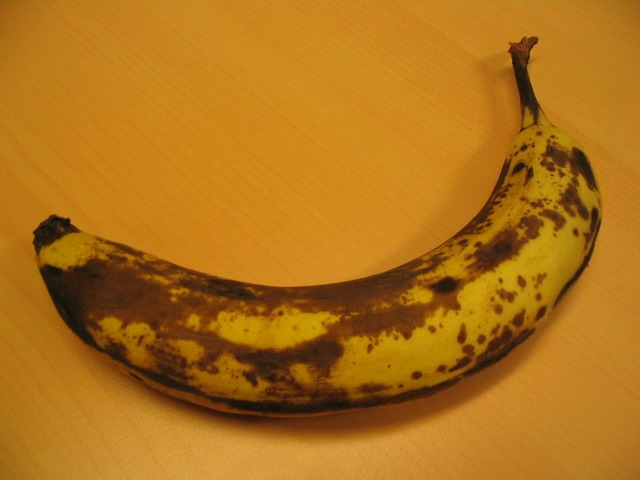
#> input picture hw1/hw1/data/imgs/banana1.jpg, 640 x 480 px
$ python poisson_blending.py --tgt_path data/imgs/banana1.jpg
#> lines starting #> are read from the running program, lines starting #| are printed output that depends on the picture; after the words box and inside, x2 and y2 are one past the last pixel; in counts of white or black regions, pixels touching at a corner belong together
import math
import os

import cv2
import numpy as np
import matplotlib.pyplot as plt
import numpy.linalg
import scipy.sparse
from scipy.sparse import lil_matrix, block_diag
from scipy.sparse.linalg import spsolve
import argparse
from scipy.ndimage import binary_dilation
from tqdm import tqdm


def poisson_blend(im_src, im_tgt, im_mask, center):
    # LAPLACIAN OPERATOR

    mask_height, mask_width = im_mask.shape
    num_pixels_to_paste = im_mask.shape[0] * im_mask.shape[1]
    # src_center = int(im_src.shape[0] / 2), int(im_src.shape[1] / 2)
    #
    # relative_h = center[0] - src_center[0]
    # relative_w = center[1] - src_center[1]

    relative_h = center[1] - mask_height // 2
    relative_w = center[0] - mask_width // 2

    # We build A according to the formulas in rec3
    A = [lil_matrix((num_pixels_to_paste, num_pixels_to_paste), dtype='float64') for _ in range(im_tgt.shape[2])]
    b = [np.zeros(num_pixels_to_paste, dtype='float64') for _ in range(im_tgt.shape[2])]
    f = []

    bound = get_boundary(im_mask)

    for pixel in bound:
        for color in range(im_tgt.shape[2]):
            im_src[pixel[0],pixel[1],color] = im_tgt[pixel[0]+relative_h,pixel[1]+relative_w,color]

    im_src = im_src.astype(np.int32)
    im_tgt = im_tgt.astype(np.int32)
    for color in range(im_tgt.shape[2]):
        for i in tqdm(range(mask_height)):
            for j in range(mask_width):
                idx = i * mask_width + j
                # up down left right
                src_buffer = [0, 0, 0, 0]
                tgt_buffer = [0, 0, 0, 0]
                if im_mask[i, j] >= 100:
                    A[color][idx, idx] = -4
                    # up
                    if 0 <= i - 1 < mask_height and 0 <= j < mask_width:
                        if im_mask[i - 1, j] > 0:
                            A[color][idx, idx - mask_width] = 1
                            src_buffer[0] =(im_src[(i - 1), j, color] - im_src[i, j, color])
                            tgt_buffer[0] = (im_tgt[relative_h + (i - 1), relative_w + j, color] - im_tgt[
                                relative_h + i, relative_w + j, color])
                        else:
                            A[color][idx, idx - mask_width] = 0
                            #b[color][idx] += (im_src[(i - 1), j, color] - im_src[i, j, color])
                            b[color][idx] -= (im_tgt[relative_h + (i - 1), relative_w + j, color] - im_tgt[
                                relative_h + i, relative_w + j, color])

                    # down
                    if 0 <= i + 1 < mask_height and 0 <= j < mask_width:
                        if im_mask[i + 1, j] > 0:
                            A[color][idx, idx + mask_width] = 1
                            src_buffer[1] = (im_src[(i + 1), j, color] - im_src[i, j, color])
                            tgt_buffer[1] = (im_tgt[relative_h + (i + 1), relative_w + j, color] - im_tgt[
                                relative_h + i, relative_w + j, color])

                        else:
                            A[color][idx, idx + mask_width] = 0
                            #b[color][idx] += (im_src[(i + 1), j, color] - im_src[i, j, color])
                            b[color][idx] -= (im_tgt[relative_h + (i + 1), relative_w + j, color] - im_tgt[
                                relative_h + i, relative_w + j, color])

                    # left
                    if 0 <= i < mask_height and 0 <= j - 1 < mask_width:
                        if im_mask[i, j - 1] > 0:
                            A[color][idx, idx - 1] = 1
                            src_buffer[2]= (im_src[i, j - 1, color] - im_src[i, j, color])
                            tgt_buffer[2]= (im_tgt[relative_h + i, relative_w + j - 1, color] - im_tgt[
                                relative_h + i, relative_w + j, color])

                        else:
                            A[color][idx, idx - 1] = 0
                            #b[color][idx] += (im_src[i, j - 1, color] - im_src[i, j, color])
                            b[color][idx] -= (im_tgt[relative_h + i, relative_w + j - 1, color] - im_tgt[
                                relative_h + i, relative_w + j, color])

                    # right
                    if 0 <= i < mask_height and 0 <= j + 1 < mask_width:
                        if im_mask[i, j + 1] > 0:
                            A[color][idx, idx + 1] = 1
                            src_buffer[3]= (im_src[i, j + 1, color] - im_src[i, j, color])
                            tgt_buffer[3]= (im_tgt[relative_h + i, relative_w + j + 1, color] - im_tgt[
                                relative_h + i, relative_w + j, color])
                        else:
                            A[color][idx, idx + 1] = 0
                            #b[color][idx] += (im_src[i, j + 1, color] - im_src[i, j, color])
                            b[color][idx] -= (im_tgt[relative_h + i, relative_w + j + 1, color] - im_tgt[
                                relative_h + i, relative_w + j, color])

                    b[color][idx] = sum(src_buffer) - sum(tgt_buffer)

                else:
                    A[color][idx, idx] = -1
                    b[color][idx] = im_tgt[relative_h + i, relative_w + j, color]

        # POISSON SOLVE
        f.append(spsolve(A[color].tocsc(), b[color]))

    # BLEND
    for color in range(im_tgt.shape[2]):
        for i in range(mask_height):
            for j in range(mask_width):
                if im_mask[i, j] >= 100:
                    value = np.clip(abs((f[color][i * mask_width + j]*0.95 +im_tgt[relative_h+i,relative_w+j,color])),0,255) # play with this?
                    print(f"color:{color} value -> {value}")
                    im_tgt[relative_h + i, relative_w + j, color] = value

    # SAVE
    print(len(bound))
    im_tgt = im_tgt.astype(np.uint8)
    im_blend = im_tgt
    return im_blend


def get_boundary(mask):
    structure = np.ones((3,3))
    dilated_mask = binary_dilation(mask, structure=structure)
    boundary = dilated_mask - mask
    boundary_pixels = np.argwhere(boundary == 1)
    return boundary_pixels


def parse():
    parser = argparse.ArgumentParser()
    parser.add_argument('--src_path', type=str, default='./data/imgs/banana1.jpg', help='image file path')
    parser.add_argument('--mask_path', type=str, default='./data/seg_GT/banana1.bmp', help='mask file path')
    parser.add_argument('--tgt_path', type=str, default='./data/bg/table.jpg', help='mask file path')
    return parser.parse_args()


def apply_results(tgt_path):
    img_path = './data/imgs'
    mask_path = './data/seg_GT'

    # Get a list of all file names in the directory
    img_names = os.listdir(img_path)
    mask_names = os.listdir(mask_path)

    for i in range(len(img_names)):
        im_tgt = cv2.imread(tgt_path, cv2.IMREAD_COLOR)
        im_src = cv2.imread(os.path.join(img_path, img_names[i]), cv2.IMREAD_COLOR)

        im_mask = cv2.imread(os.path.join(mask_path, mask_names[i]), cv2.IMREAD_GRAYSCALE)
        im_mask = cv2.threshold(im_mask, 0, 255, cv2.THRESH_BINARY)[1]

        center = (int(im_tgt.shape[1] / 2), int(im_tgt.shape[0] / 2))
        im_clone = poisson_blend(im_src, im_tgt, im_mask, center)

        cv2.imwrite(f'./data/results/{img_names[i]}', im_clone)

if __name__ == "__main__":
    # Load the source and target images
    args = parse()

    im_tgt = cv2.imread(args.tgt_path, cv2.IMREAD_COLOR)
#> im_tgt is the input picture: shape (480, 640, 3); mean B, G, R 25.2, 113.9, 175.1
    im_src = cv2.imread(args.src_path, cv2.IMREAD_COLOR)
    if args.mask_path == '':
        im_mask = np.full(im_src.shape, 255, dtype=np.uint8)
    else:
        im_mask = cv2.imread(args.mask_path, cv2.IMREAD_GRAYSCALE)
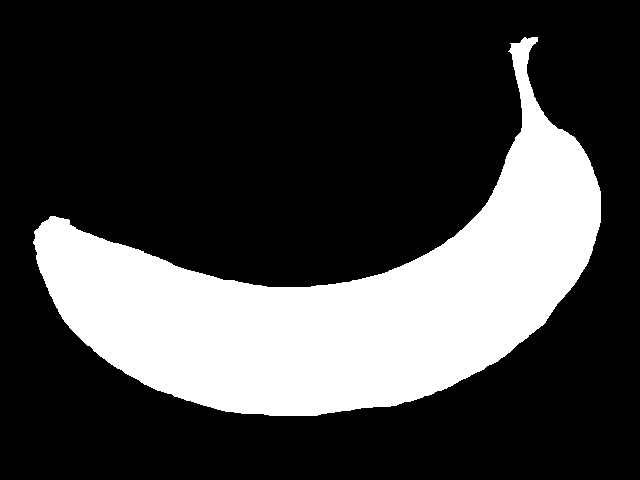
#> input picture hw1/hw1/data/seg_GT/banana1.bmp, 640 x 480 px
#> im_mask: shape (480, 640); 25.6% white; 1 white region, box (x1, y1, x2, y2) and area: (33, 37, 601, 416) 78705
        im_mask = cv2.threshold(im_mask, 0, 255, cv2.THRESH_BINARY)[1]

    center = (int(im_tgt.shape[1] / 2), int(im_tgt.shape[0] / 2))
#> center = (320, 240)

    im_clone = poisson_blend(im_src, im_tgt, im_mask, center)
#> in get_boundary, `dilated_mask = binary_dilation(mask, structure=structure)`:
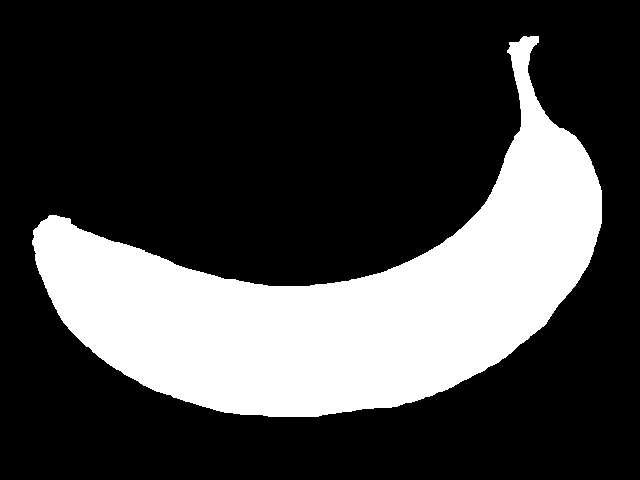
#> dilated_mask: shape (480, 640) bool; 26.3% white; 1 white region, box (x1, y1, x2, y2) and area: (32, 36, 602, 417) 80804
#> in get_boundary, `boundary_pixels = np.argwhere(boundary == 1)`: boundary_pixels = 2099 pairs, first value 36 to 416, second value 32 to 601
#> in poisson_blend, `bound = get_boundary(im_mask)`: bound has the same summary as boundary_pixels in get_boundary
#> the loop in poisson_blend, `for pixel in bound:` made 2099 passes
#> pixel on passes 1 to 3: [36, 523], [36, 524], [36, 525]
#> after the loop in poisson_blend, `for color in range(im_tgt.shape[2]):`: A = 3 items
    #im_clone = cv2.seamlessClone(im_src, im_tgt, im_mask, center, cv2.NORMAL_CLONE)

    cv2.imshow('Cloned image', im_clone)
    cv2.waitKey(0)
    cv2.destroyAllWindows()
